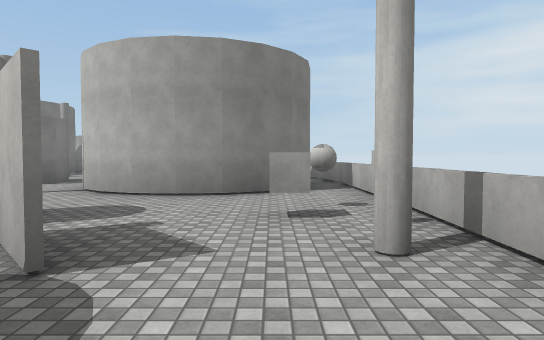
[1] (above)

24 first-person views from a walk through a scene from a Unity 3-D project. The camera is 1.5 m above the floor, tilts 2° down and sees 75° across. The floor is counted in squares, 2.67 m on a side. Each view is taken from the middle of a square. On the plan, view 1 faces up. The plan holds only what a view shows up to about 10 squares ahead; the rest is blank. The place goes on beyond the plan. The player character is not drawn. Surface patterns are stand-ins for the level's own textures.

[2]
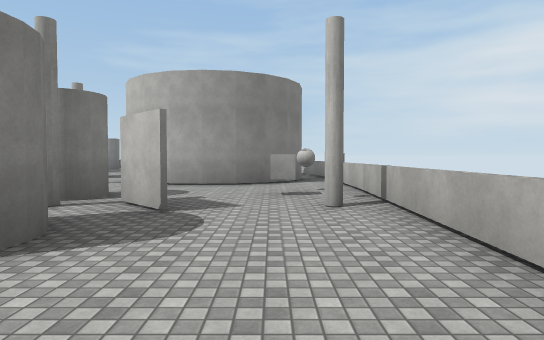

[3]
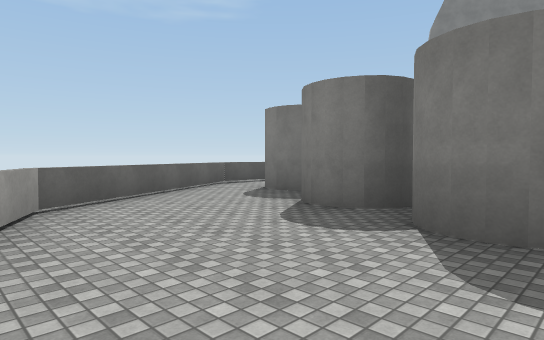

[4]
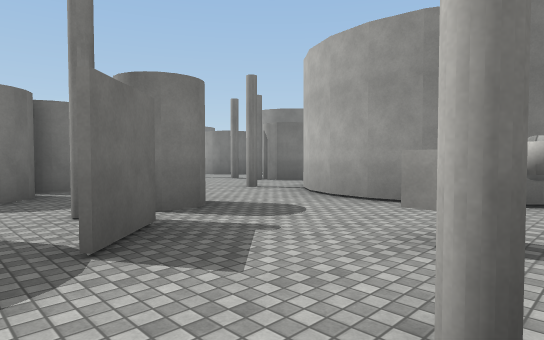

[5]
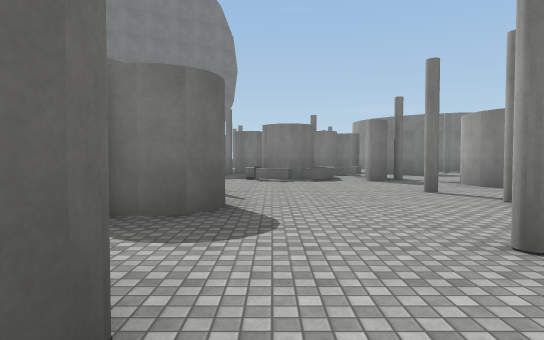

[6]
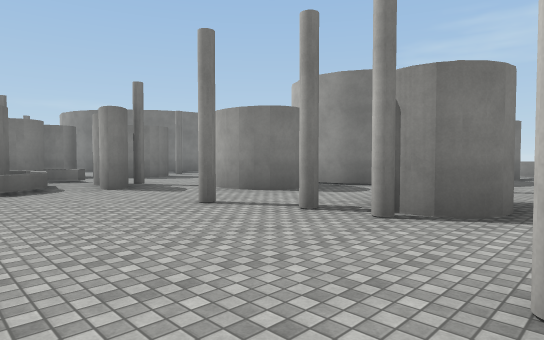

[7]
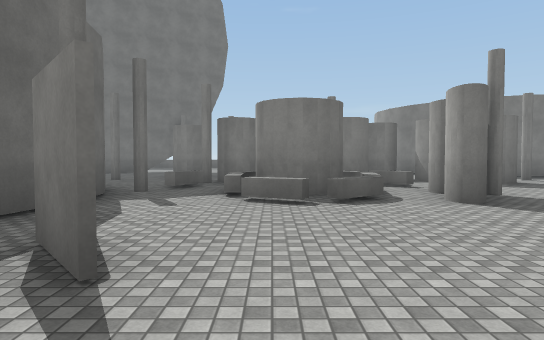

[8]
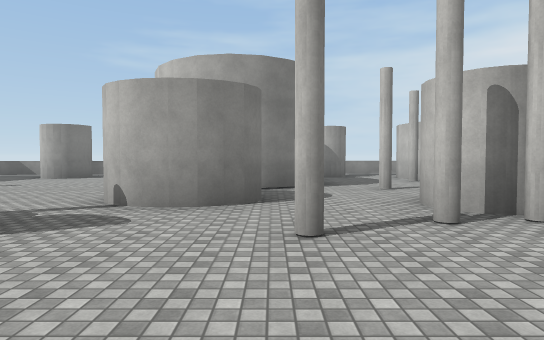

[9]
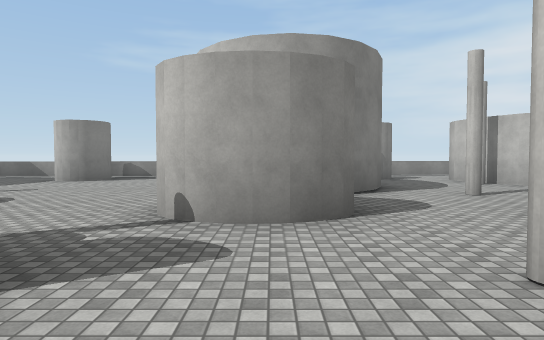

[10]
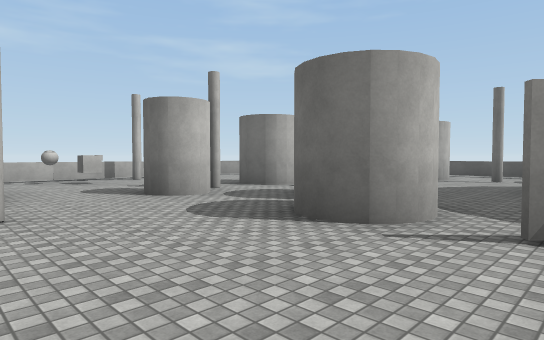

[11]
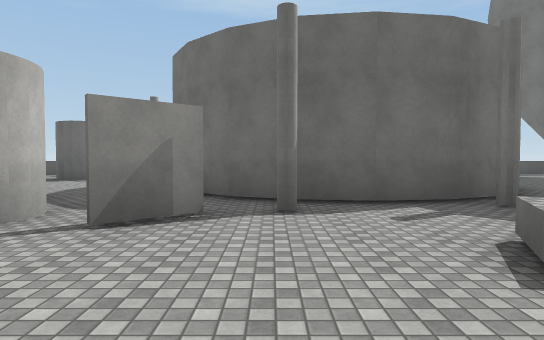

[12]
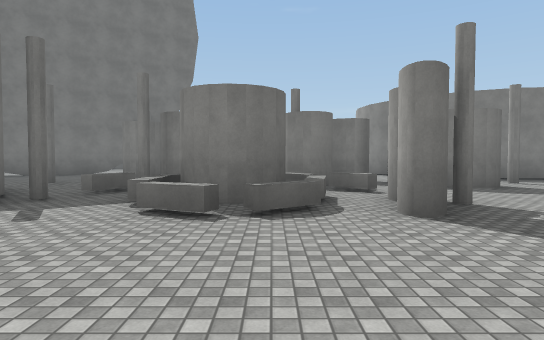

[13]
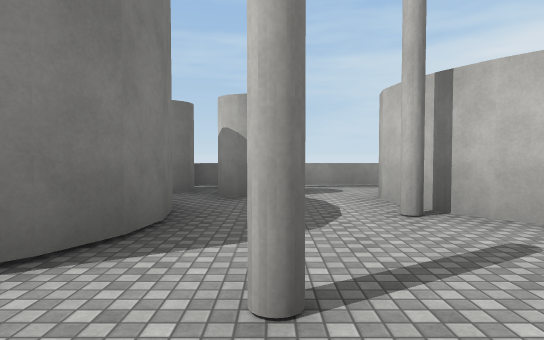

[14]
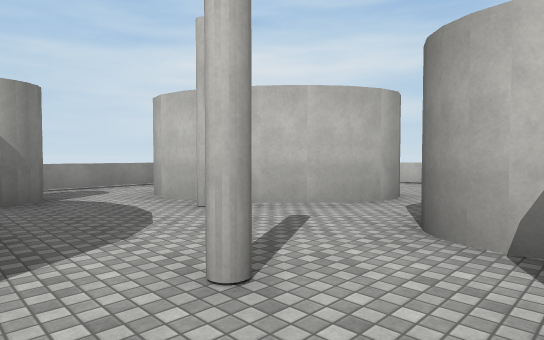

[15]
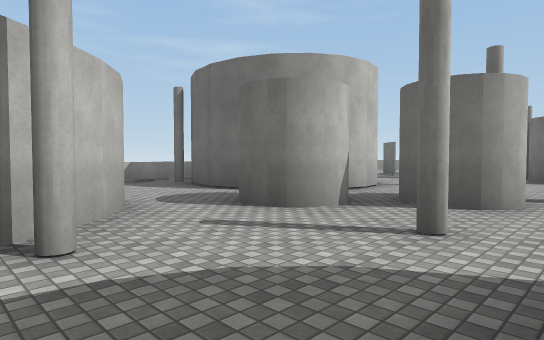

[16]
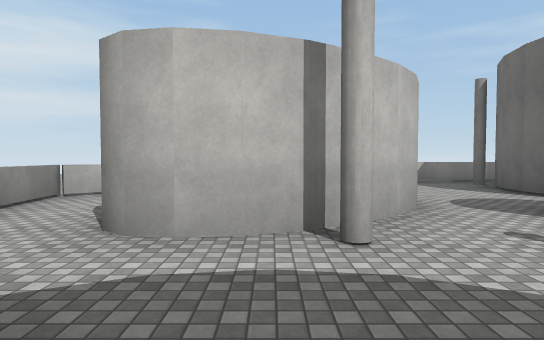

[17]
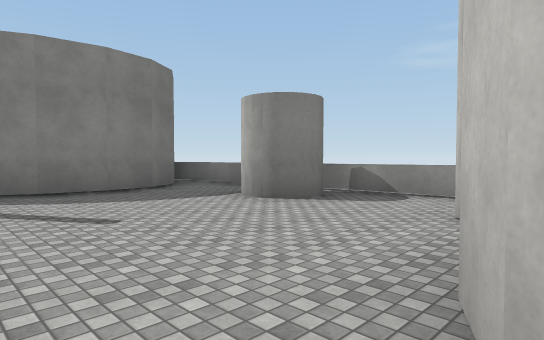

[18]
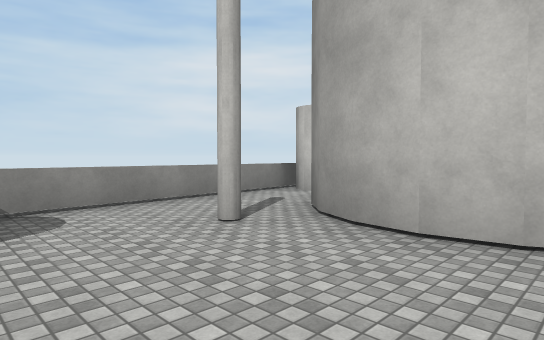

[19]
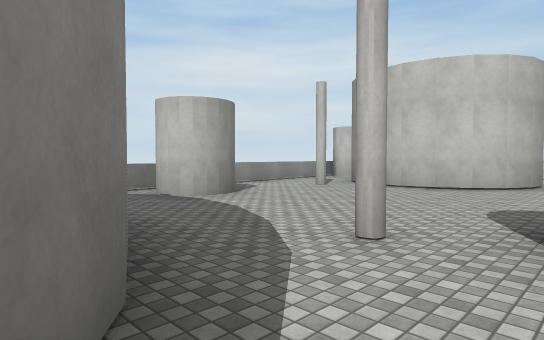

[20]
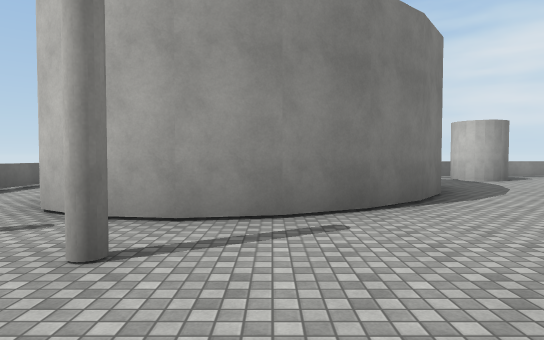

[21]
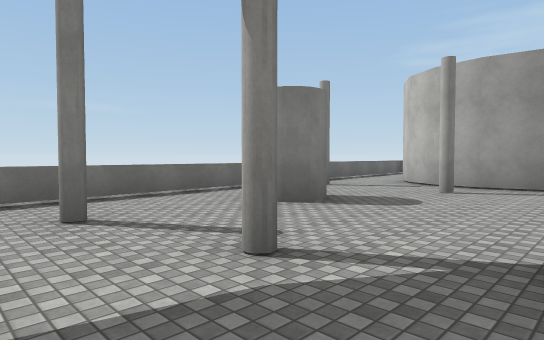

[22]
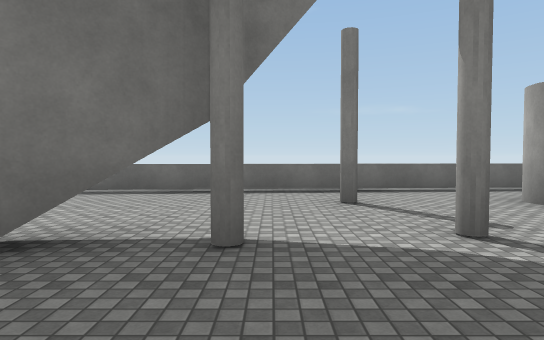

[23]
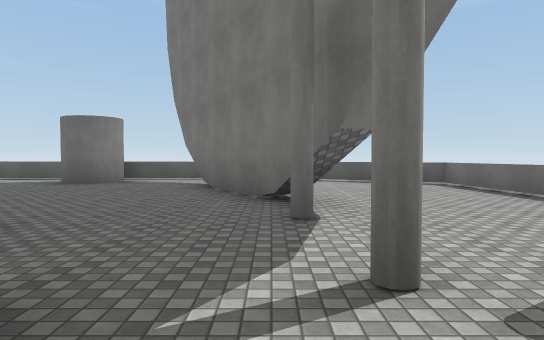

[24]
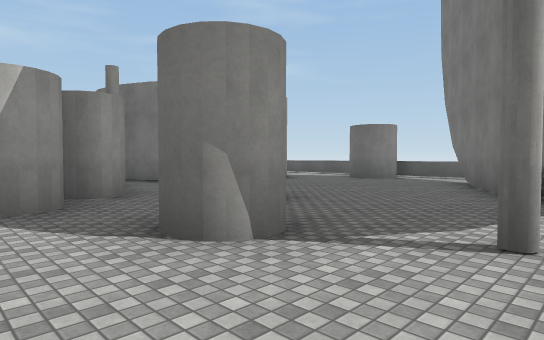

### Floor plan
Key: @ floor where view 1 was taken; # wall or solid block; x gap in a wall; . floor; = window, fence, low wall or low ledge; ^ raised ledge; O other object.
Columns run from 24 left of view 1 to 2 right of it. Each row starts with its distance up from view 1.
 16              ..=#=#====.
 15       ##==#=....#.x....=
 14        #..#..#.. .#.#
 13        ##.....#  ...##   =
 12 =      ##.....# ##.#.##..=
 11 =.     #......###.......
 10 =.##  ##.#.....x..#.#....=
  9 =..####...#...##...##.###..
  8  ...x....##....#..##.   #.=
  7   #.#... #..O#..#.#..#  #.=
  6   .....  ##^.........####.=
  5  ..#.....  ^##............=
  4  ........##^##..........OO#
  3  =....#...#.....#.#..#...O#
  2  =......#..^#..#..##.#.#.##
  1  =..........####... ..#...
  0  =...#...#.##  ##....##.@.
 -1  =...#.....      ....#....
 -2  =...##....      ....#...=
 -3  =... #....       #.#....
 -4  #=..  #.#..      ..#..==
 -5    ==  #=##.      ...==
 -6        ...         ..

Where each view was taken, in squares from view 1:
view 1: 0 up, 0 right, facing up
view 2: 2 down, 0 right, facing up
view 3: 1 up, 1 right, facing down-left
view 4: 1 up, 1 right, facing up-left
view 5: 4 up, 2 left, facing left
view 6: 4 up, 4 left, facing up-left
view 7: 4 up, 6 left, facing left
view 8: 4 up, 8 left, facing up
view 9: 5 up, 9 left, facing up
view 10: 6 up, 8 left, facing down-right
view 11: 6 up, 9 left, facing down
view 12: 5 up, 7 left, facing left
view 13: 9 up, 6 left, facing up
view 14: 9 up, 7 left, facing up-right
view 15: 13 up, 7 left, facing down-right
view 16: 13 up, 7 left, facing right
view 17: 10 up, 10 left, facing up-left
view 18: 11 up, 13 left, facing up-right
view 19: 9 up, 17 left, facing up-right
view 20: 5 up, 19 left, facing up
view 21: 1 up, 18 left, facing up-left
view 22: 1 up, 17 left, facing left
view 23: 4 up, 19 left, facing down
view 24: 5 up, 20 left, facing down-right
